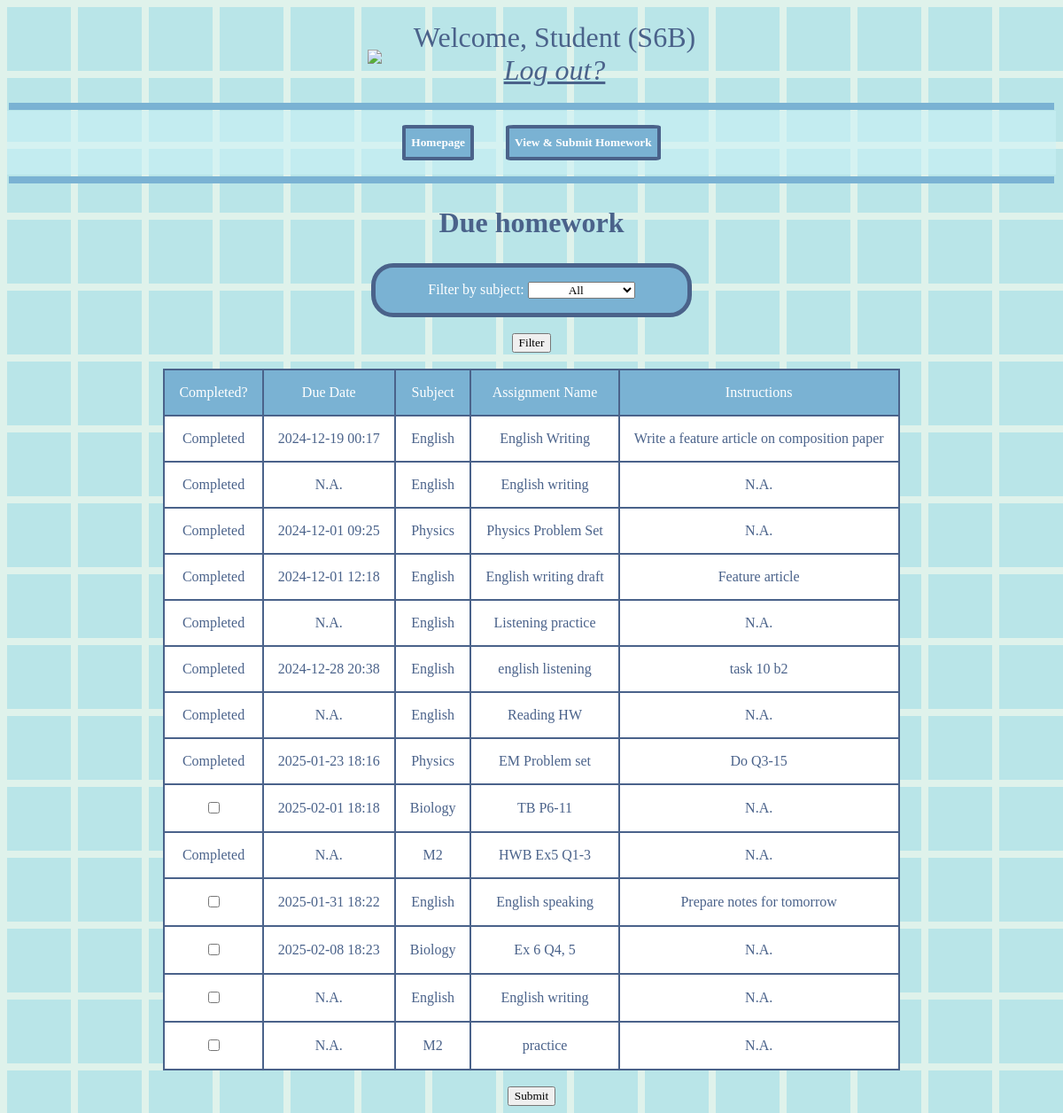
Page /student/s_viewhw.php (signed in) on the committed database.
### tables this page shows
CREATE TABLE `homework` (
  `id` int(11) NOT NULL,
  `due` datetime(6) NOT NULL,
  `class` varchar(4) NOT NULL,
  `subject` varchar(10) NOT NULL,
  `name` varchar(200) NOT NULL,
  `instructions` varchar(200) NOT NULL
);

### src/student/s_viewhw.php (the view, shortened to what this page needs)
<!DOCTYPE html>
<html>
<head>
	<link rel="stylesheet" href="../styles.css">
</head>
<body>
	<div id="headerArea">
		<div id="header">
			<div class="child">
				<img src="https://file.garden/ZxeJbwpMpVUTaKTZ/LogoLong.png" style="height: 8rem; width: auto">
			</div>
			<div class="child">
				<?php
				$servername = "localhost";
				$username = "root";
				$password = "";
				$db_name = "ictsba";
				$conn = mysqli_connect($servername, $username, $password, $db_name, 3306);
				$q = "SELECT monitorclass, class FROM login WHERE username = '{$_SESSION['user']}'";
				$result = mysqli_query($conn, $q);
				if (mysqli_num_rows($result) > 0) {
					while ($row = mysqli_fetch_assoc($result)) {
						$class = $row["class"];
						echo "Welcome, Student (" .  $class . ")";
						echo "<br><a href=\"../index.php\"><i>Log out?</i><a>";
					}
				}
				?>
			</div>
		</div>
		<hr>
		<nav id="navbar">
			<div class="buttons">
				<button id="home"><a href="s_home.php">Homepage</a></button>
				<button id="view"><a href="s_viewhw.php">View & Submit Homework</a></button>
			</div>
		</nav>
		<hr>
	</div>
	<h2 id="teleport">Due homework</h2>
	<form method="POST" action="s_filter.php#teleport">
		<div class="container">
			Filter by subject: <select name="subject" id="subject">
				<option value="all">All</option>
			</select>
			<br>
		</div>
		<br>
		<input type="submit" id="button" value="Filter" name="filterhw">
	</form>
	<br>
	<form method="POST" action="s_filter.php#teleport">
		<table align="center">
			<?php
			$servername = "localhost";
			$username = "root";
			$password = "";
			$db_name = "ictsba";
			$conn = mysqli_connect($servername, $username, $password, $db_name, 3306);
			$subject_map = [
				'eng' => 'English',
				'chi' => 'Chinese',
				'maths' => 'Maths',
				'ls' => 'Liberal Studies',
				'csd' => 'CSD',
				'pe' => 'P.E.',
				'is' => 'Integrated Science',
				'chem' => 'Chemistry',
				'ict' => 'ICT',
				'chist' => 'Chinese History',
				'bm' => 'BAFS (BM)',
				'ba' => 'BAFS (BA)',
				'phys' => 'Physics',
				'ths' => 'THS',
				'geo' => 'Geography',
				'bio' => 'Biology',
				'hist' => 'History',
				'econ' => 'Economics',
				'elit' => 'English Literature',
				'm1' => 'M1',
				'm2' => 'M2',
			];
			$homework_query = "SELECT
							h.id,
							h.due,
							h.class,
							h.subject,
							h.name,
							h.instructions,
							l.E1,
							l.E2,
							l.E3,
							l.E4
						FROM homework h
						JOIN login l ON h.class = l.class
						WHERE
							l.username = '{$_SESSION['user']}';";
			$submission_query = "SELECT
							s.homework_id
						FROM submission s
						WHERE
							s.student_id = '{$_SESSION['user']}';";
			$homeworks = mysqli_query($conn, $homework_query);
			$submissions = mysqli_query($conn, $submission_query);
			$submitted_hwids = [];
			while ($submission_row = mysqli_fetch_array($submissions)) {
				array_push($submitted_hwids, $submission_row["homework_id"]);
			}
			if (mysqli_num_rows($homeworks) > 0) {
				echo "<tr>
						<th>Completed?</th>
						<th>Due Date</th>
						<th>Subject</th>
						<th>Assignment Name</th>
						<th>Instructions</th>
						</tr>";
				while ($homework_row = mysqli_fetch_assoc($homeworks)) {
					$allowed_subjects = [
						$homework_row['E1'],
						$homework_row['E2'],
						$homework_row['E3'],
						$homework_row['E4'],
						'eng',
						'chi',
						'csd',
						'is',
						'pe',
						'ls'
					];
					if (in_array($homework_row['subject'], $allowed_subjects)) {
						$hwid = $homework_row['id'];
						$due = !empty($homework_row['due']) && strtotime($homework_row['due']) >= 0 ? $homework_row['due'] : 'N.A.';
						if ($due !== 'N.A.') {
							$due = date('Y-m-d H:i', strtotime($due));
						}
						$abbreviation = $homework_row['subject'];
						$subject = $subject_map[$abbreviation];
						$instructions = !empty($homework_row['instructions']) ? $homework_row['instructions'] : 'N.A.';
						echo "<tr>";
						if (in_array($homework_row['id'], $submitted_hwids)) {
							echo "<td>Completed</td>";
						} else {
							echo "<td><input type=\"checkbox\" name=\"homework[]\" value=\"{$hwid}\"></td>";
						}
						echo "<td>" . ($due) . "</td>";
						echo "<td>" . ($subject) . "</td>";
						echo "<td>" . ($homework_row['name']) . "</td>";
						echo "<td>" . ($instructions) . "</td>";
						echo "</tr>";
					}
				}
				echo "</table>";
			} else {
				echo "No homework found for this subject.<br>";
			}
			?>
			<br><input type="submit" id="button" value="Submit" name="submithw">
	</form>
</body>
</html>

### src/styles.css (style rules this page uses)
* { text-align: center; font-family: clean; }
body { background-color: #DFF2EB; color: #4A628A; opacity: 1; background-image: linear-gradient(#DFF2EB 8px, transparent 8px), linear-gradient(to right, #DFF2EB 8px, #B9E5E8 8px); background-size: 80px 80px; }
h2 { font-size: 2rem; }
.buttons { text-align: center; }
.buttons button { height: 40px; border-radius: 12px; margin:1rem; padding-bottom:0.1em; border-radius: 5%; border: 4px solid #4A628A; background-color: #7AB2D3; }
.buttons button a { color: white; font-weight: 600; text-decoration: none; }
table { border-collapse: collapse; width: auto; background-color: white; overflow-y: auto; }
th, td { border: 2px solid #4A628A; border-radius: 2; padding: 8px; text-align: center; padding: 1rem; }
th { background-color: #7AB2D3; color: white; font-weight: 500; }
td { color: #4A628A; }
.container { width: 20rem; top: 0; bottom: 0; left: 0; right: 0; height: auto; margin: auto; border-radius: 25px; border: 5px solid #4A628A; background-color: #7AB2D3; padding: 1rem; color: white; }
.child a { color: #4A628A; text-decoration: underline; }
hr { color: #7ab2d385; height: 0.5em; background-color: #7AB2D3; border-color: #7AB2D3; border: 1px; margin: 0.1rem; }
nav { background-color: #cdf4f786; }
.child { display: inline-block; padding: 1rem 1rem; vertical-align: middle; font-size: 2rem; }

### rows in the picture
homework: shows "Completed", due "2024-12-19 00:17", subject "English", name "English Writing", instructions "Write a feature article on composition paper"
homework: shows "Completed", due "N.A.", subject "English", name "English writing", instructions "N.A."
homework: shows "Completed", due "2024-12-01 09:25", subject "Physics", name "Physics Problem Set", instructions "N.A."
homework: shows "Completed", due "2024-12-01 12:18", subject "English", name "English writing draft", instructions "Feature article"
homework: shows "Completed", due "N.A.", subject "English", name "Listening practice", instructions "N.A."
homework: shows "Completed", due "2024-12-28 20:38", subject "English", name "english listening", instructions "task 10 b2"
homework: shows "Completed", due "N.A.", subject "English", name "Reading HW", instructions "N.A."
homework: shows "Completed", due "2025-01-23 18:16", subject "Physics", name "EM Problem set", instructions "Do Q3-15"
homework: due "2025-02-01 18:18", subject "Biology", name "TB P6-11", instructions "N.A."
homework: shows "Completed", due "N.A.", subject "M2", name "HWB Ex5 Q1-3", instructions "N.A."
homework: due "2025-01-31 18:22", subject "English", name "English speaking", instructions "Prepare notes for tomorrow"
homework: due "2025-02-08 18:23", subject "Biology", name "Ex 6 Q4, 5", instructions "N.A."
homework: due "N.A.", subject "English", name "English writing", instructions "N.A."
homework: due "N.A.", subject "M2", name "practice", instructions "N.A."

### other values in the picture
$class "S6B"
